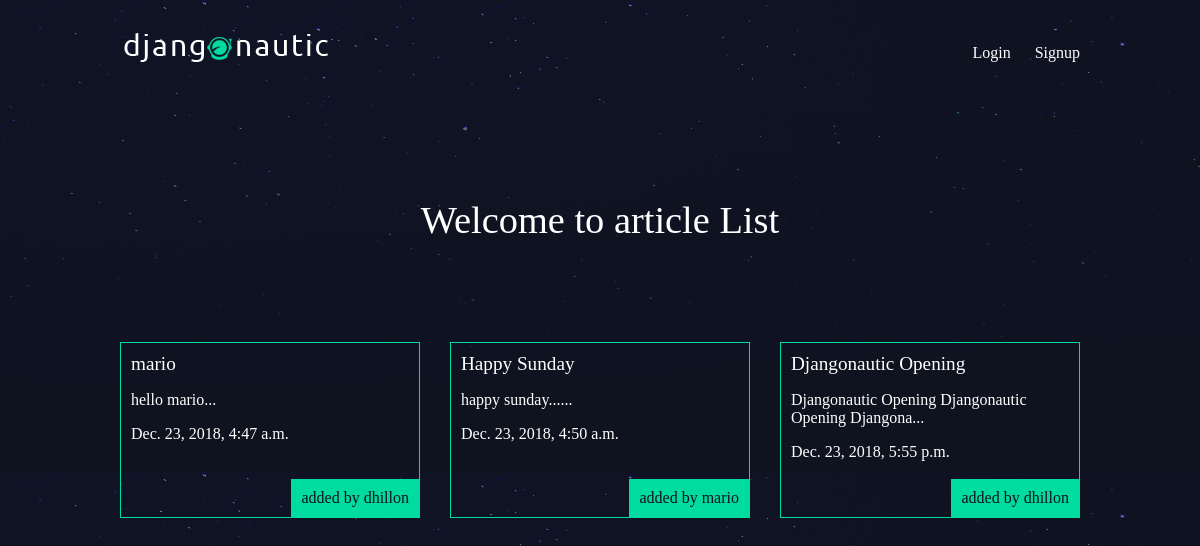
The app's page /articles/ with its own data.
### articles/models.py (models this page shows, shortened)
class Article(models.Model):
    title = models.CharField(max_length = 100)
    slug = models.SlugField()
    body = models.TextField()
    date = models.DateTimeField(auto_now_add = True)
    thumb = models.ImageField(default='default.png', blank=True)
    author = models.ForeignKey(User, default=None)
    def snippet(self):
        return self.body[:50] + '...'

### articles/views.py (the view)
def article_list(request):
    articles = Article.objects.all().order_by('date')
    return render(request, 'articles/article_list.html', {'articles': articles})

### articles/templates/articles/article_list.html
{% extends 'base_layout.html' %}
{% block content %}
    <h1>Welcome to article List</h1>
    <div class="articles">
      {% for article in articles %}
      <div class="article">
        <h2><a href="{% url 'articles:detail' slug=article.slug %}">{{ article.title }}</a></h2>
        <p>{{ article.snippet }}</p>
        <p>{{ article.date }}</p>
        <p class="author">added by {{ article.author.username }}</p>
      </div>
      {% endfor %}
    </div>
{% endblock %}

### assets/style.css (style rules this page uses)
body { background-color: #0f121f; background-image: url(stars.png); background-repeat-y: no-repeat; color: #fff; }
body * { font-family: Ubuntu; }
h1, h2, h3, h4, h5 { font-weight: normal; margin: 0; }
a, a:hover, a:visited { color: #fff; text-decoration: none; }
div.wrapper > h1 { text-align: center; margin: 100px auto; font-size: 2.4em }
.articles { display: grid; grid-template-columns: 1fr 1fr 1fr; grid-gap: 30px; }
.article { padding: 10px; border: 1px solid #00dba0; position: relative; padding-bottom: 40px; }
.article h2 { font-size: 1.2em; }
.article .author { padding: 10px; background: #00dba0; position: absolute; right: 0; bottom: 0; margin: 0; color: #0f121f; }

### records on screen
Article: title "mario", snippet "hello mario...", date "Dec. 23, 2018, 4:47 a.m.", author.username "dhillon"
Article: title "Happy Sunday", snippet "happy sunday......", date "Dec. 23, 2018, 4:50 a.m.", author.username "mario"
Article: title "Djangonautic Opening", snippet "Djangonautic Opening Djangonautic Opening Djangona...", date "Dec. 23, 2018, 5:55 p.m.", author.username "dhillon"
